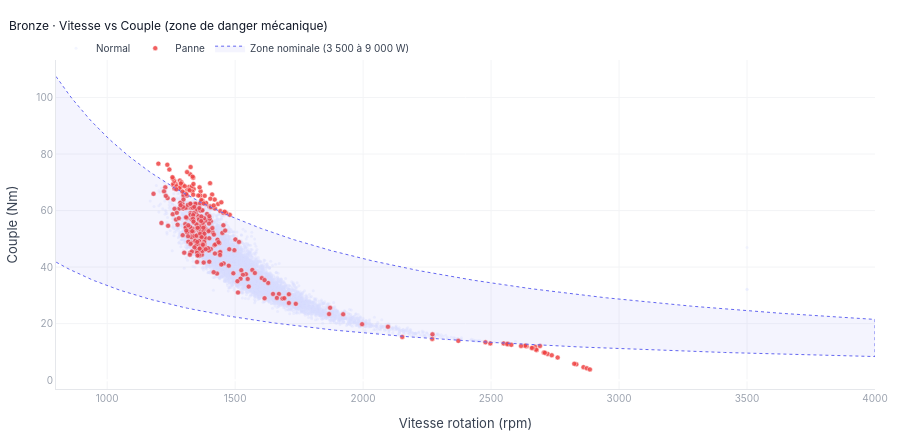

Source (notebook cell):
### Code cell
print("\n── Plot 5 : Vitesse vs Couple : Zone de danger mécanique ──")
mask_ok    = df['Machine failure'] == 0
mask_panne = df['Machine failure'] == 1
fig5 = go.Figure()

fig5.add_trace(go.Scatter(
    x=df.loc[mask_ok, 'Rotational speed [rpm]'],
    y=df.loc[mask_ok, 'Torque [Nm]'],
    mode='markers', name='Normal',
    marker=dict(color='#e0e7ff', size=3, opacity=0.4),
    hovertemplate='Vitesse : %{x} rpm<br>Couple : %{y} Nm<extra></extra>'
))

mask_panne = df['Machine failure'] == 1
fig5.add_trace(go.Scatter(
    x=df.loc[mask_panne, 'Rotational speed [rpm]'],
    y=df.loc[mask_panne, 'Torque [Nm]'],
    mode='markers', name='Panne',
    marker=dict(color='#ef4444', size=5, opacity=0.85,
                line=dict(width=0.5, color='#fff')),
    hovertemplate='Vitesse : %{x} rpm<br>Couple : %{y} Nm<br><b>Panne</b><extra></extra>'
))

rpm_r = np.linspace(800, 4000, 300)
t_lo  = (3500 * 9550) / (rpm_r * 1000)
t_hi  = (9000 * 9550) / (rpm_r * 1000)

fig5.add_trace(go.Scatter(
    x=np.concatenate([rpm_r, rpm_r[::-1]]),
    y=np.concatenate([t_hi, t_lo[::-1]]),
    fill='toself', fillcolor='rgba(99,102,241,0.07)',
    line=dict(color='#6366f1', width=1, dash='dot'),
    name='Zone nominale (3 500 à 9 000 W)',
    hoverinfo='skip'
))

fig5.update_layout(
    **LAYOUT,
    title=dict(text='Bronze · Vitesse vs Couple (zone de danger mécanique)',
               font=dict(size=12, color='#111827'), x=0.01),
    xaxis=dict(title='Vitesse rotation (rpm)', range=[800, 4000],
               gridcolor='#f3f4f6', linecolor='#e5e7eb',
               tickfont=dict(size=10, color='#9ca3af')),
    yaxis=dict(title='Couple (Nm)', gridcolor='#f3f4f6', linecolor='#e5e7eb',
               tickfont=dict(size=10, color='#9ca3af')),
    legend=dict(bgcolor='rgba(0,0,0,0)', borderwidth=0,
                font=dict(size=10), orientation='h', y=1.08),
    height=440,
    margin=dict(l=50, r=20, t=60, b=40)
)

fig5.show()
save_fig(fig5, 'plot5_speed_torque')

### Figure 1 — Plotly figure (JSON) as saved in the notebook; plotly's stock layout.template omitted (floating-point values rounded to 4 significant figures; data arrays with more than 128 entries replaced by an {"elided": "..."} marker saying what was removed)
{"data": [{"hovertemplate": "Vitesse : %{x} rpm<br>Couple : %{y} Nm<extra></extra>", "marker": {"color": "#e0e7ff", "opacity": 0.4, "size": 3}, "mode": "markers", "name": "Normal", "type": "scatter", "x": {"elided": "9681 float values"}, "y": {"elided": "9681 float values"}}, {"hovertemplate": "Vitesse : %{x} rpm<br>Couple : %{y} Nm<br><b>Panne</b><extra></extra>", "marker": {"color": "#ef4444", "line": {"color": "#fff", "width": 0.5}, "opacity": 0.85, "size": 5}, "mode": "markers", "name": "Panne", "type": "scatter", "x": {"elided": "339 float values"}, "y": {"elided": "339 float values"}}, {"fill": "toself", "fillcolor": "rgba(99,102,241,0.07)", "hoverinfo": "skip", "line": {"color": "#6366f1", "dash": "dot", "width": 1}, "name": "Zone nominale (3 500 à 9 000 W)", "type": "scatter", "x": {"elided": "600 float values"}, "y": {"elided": "600 float values"}}], "layout": {"font": {"color": "#374151", "family": "Inter, sans-serif", "size": 11}, "height": 440, "hoverlabel": {"bgcolor": "#1f2937", "font": {"color": "#f9fafb", "size": 11}}, "legend": {"bgcolor": "rgba(0,0,0,0)", "borderwidth": 0, "font": {"size": 10}, "orientation": "h", "y": 1.08}, "margin": {"b": 40, "l": 50, "r": 20, "t": 60}, "paper_bgcolor": "#ffffff", "plot_bgcolor": "#ffffff", "title": {"font": {"color": "#111827", "size": 12}, "text": "Bronze · Vitesse vs Couple (zone de danger mécanique)", "x": 0.01}, "xaxis": {"gridcolor": "#f3f4f6", "linecolor": "#e5e7eb", "range": [800, 4000], "tickfont": {"color": "#9ca3af", "size": 10}, "title": {"text": "Vitesse rotation (rpm)"}}, "yaxis": {"gridcolor": "#f3f4f6", "linecolor": "#e5e7eb", "tickfont": {"color": "#9ca3af", "size": 10}, "title": {"text": "Couple (Nm)"}}}}
